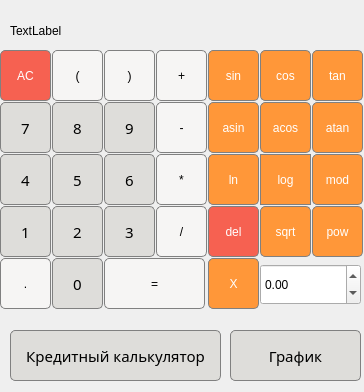
<?xml version="1.0" encoding="UTF-8"?>
<ui version="4.0">
 <class>MainWindow</class>
 <widget class="QMainWindow" name="MainWindow">
  <property name="geometry">
   <rect>
    <x>0</x>
    <y>0</y>
    <width>364</width>
    <height>392</height>
   </rect>
  </property>
  <property name="windowTitle">
   <string>КАЛЬКУЛЯТОР</string>
  </property>
  <property name="styleSheet">
   <string notr="true">font: 75 11pt &quot;Mukti&quot;;</string>
  </property>
  <widget class="QWidget" name="centralwidget">
   <widget class="QPushButton" name="pushButton_1">
    <property name="geometry">
     <rect>
      <x>0</x>
      <y>206</y>
      <width>51</width>
      <height>51</height>
     </rect>
    </property>
    <property name="font">
     <font>
      <family>Mukti</family>
      <pointsize>11</pointsize>
      <weight>9</weight>
      <italic>false</italic>
      <bold>false</bold>
     </font>
    </property>
    <property name="styleSheet">
     <string notr="true">QPushButton {
  background-color: rgb(222, 221, 218);
  color: black; 
	border: 1px solid gray;
border-radius: 5px;
}
QPushButton:pressed {
	background-color: qlineargradient(x1: 0, y1: 0, x2: 0, y2: 1, stop: 0 #dadbde, stop: 1 #f6f7fa);
}</string>
    </property>
    <property name="text">
     <string>1</string>
    </property>
   </widget>
   <widget class="QPushButton" name="pushButton_2">
    <property name="geometry">
     <rect>
      <x>52</x>
      <y>206</y>
      <width>51</width>
      <height>51</height>
     </rect>
    </property>
    <property name="font">
     <font>
      <family>Mukti</family>
      <pointsize>11</pointsize>
      <weight>9</weight>
      <italic>false</italic>
      <bold>false</bold>
     </font>
    </property>
    <property name="styleSheet">
     <string notr="true">QPushButton {
  background-color: rgb(222, 221, 218);
  color: black; 
	border: 1px solid gray;
border-radius: 5px;
}
QPushButton:pressed {
	background-color: qlineargradient(x1: 0, y1: 0, x2: 0, y2: 1, stop: 0 #dadbde, stop: 1 #f6f7fa);
}</string>
    </property>
    <property name="text">
     <string>2</string>
    </property>
   </widget>
   <widget class="QPushButton" name="pushButton_3">
    <property name="geometry">
     <rect>
      <x>104</x>
      <y>206</y>
      <width>51</width>
      <height>51</height>
     </rect>
    </property>
    <property name="font">
     <font>
      <family>Mukti</family>
      <pointsize>11</pointsize>
      <weight>9</weight>
      <italic>false</italic>
      <bold>false</bold>
     </font>
    </property>
    <property name="styleSheet">
     <string notr="true">QPushButton {
  background-color: rgb(222, 221, 218);
  color: black; 
	border: 1px solid gray;
border-radius: 5px;
}
QPushButton:pressed {
	background-color: qlineargradient(x1: 0, y1: 0, x2: 0, y2: 1, stop: 0 #dadbde, stop: 1 #f6f7fa);
}</string>
    </property>
    <property name="text">
     <string>3</string>
    </property>
   </widget>
   <widget class="QPushButton" name="pushButton_4">
    <property name="geometry">
     <rect>
      <x>0</x>
      <y>154</y>
      <width>51</width>
      <height>51</height>
     </rect>
    </property>
    <property name="font">
     <font>
      <family>Mukti</family>
      <pointsize>11</pointsize>
      <weight>9</weight>
      <italic>false</italic>
      <bold>false</bold>
     </font>
    </property>
    <property name="styleSheet">
     <string notr="true">QPushButton {
  background-color: rgb(222, 221, 218);
  color: black; 
	border: 1px solid gray;
border-radius: 5px;
}
QPushButton:pressed {
	background-color: qlineargradient(x1: 0, y1: 0, x2: 0, y2: 1, stop: 0 #dadbde, stop: 1 #f6f7fa);
}</string>
    </property>
    <property name="text">
     <string>4</string>
    </property>
   </widget>
   <widget class="QPushButton" name="pushButton_5">
    <property name="geometry">
     <rect>
      <x>52</x>
      <y>154</y>
      <width>51</width>
      <height>51</height>
     </rect>
    </property>
    <property name="font">
     <font>
      <family>Mukti</family>
      <pointsize>11</pointsize>
      <weight>9</weight>
      <italic>false</italic>
      <bold>false</bold>
     </font>
    </property>
    <property name="styleSheet">
     <string notr="true">QPushButton {
  background-color: rgb(222, 221, 218);
  color: black; 
	border: 1px solid gray;
border-radius: 5px;
}
QPushButton:pressed {
	background-color: qlineargradient(x1: 0, y1: 0, x2: 0, y2: 1, stop: 0 #dadbde, stop: 1 #f6f7fa);
}</string>
    </property>
    <property name="text">
     <string>5</string>
    </property>
   </widget>
   <widget class="QPushButton" name="pushButton_6">
    <property name="geometry">
     <rect>
      <x>104</x>
      <y>154</y>
      <width>51</width>
      <height>51</height>
     </rect>
    </property>
    <property name="font">
     <font>
      <family>Mukti</family>
      <pointsize>11</pointsize>
      <weight>9</weight>
      <italic>false</italic>
      <bold>false</bold>
     </font>
    </property>
    <property name="styleSheet">
     <string notr="true">QPushButton {
  background-color: rgb(222, 221, 218);
  color: black; 
	border: 1px solid gray;
border-radius: 5px;
}
QPushButton:pressed {
	background-color: qlineargradient(x1: 0, y1: 0, x2: 0, y2: 1, stop: 0 #dadbde, stop: 1 #f6f7fa);
}</string>
    </property>
    <property name="text">
     <string>6</string>
    </property>
   </widget>
   <widget class="QPushButton" name="pushButton_7">
    <property name="geometry">
     <rect>
      <x>52</x>
      <y>102</y>
      <width>51</width>
      <height>51</height>
     </rect>
    </property>
    <property name="font">
     <font>
      <family>Mukti</family>
      <pointsize>11</pointsize>
      <weight>9</weight>
      <italic>false</italic>
      <bold>false</bold>
     </font>
    </property>
    <property name="styleSheet">
     <string notr="true">QPushButton {
  background-color: rgb(222, 221, 218);
  color: black; 
	border: 1px solid gray;
border-radius: 5px;
}
QPushButton:pressed {
	background-color: qlineargradient(x1: 0, y1: 0, x2: 0, y2: 1, stop: 0 #dadbde, stop: 1 #f6f7fa);
}</string>
    </property>
    <property name="text">
     <string>8</string>
    </property>
   </widget>
   <widget class="QPushButton" name="pushButton_8">
    <property name="geometry">
     <rect>
      <x>0</x>
      <y>102</y>
      <width>51</width>
      <height>51</height>
     </rect>
    </property>
    <property name="font">
     <font>
      <family>Mukti</family>
      <pointsize>11</pointsize>
      <weight>9</weight>
      <italic>false</italic>
      <bold>false</bold>
     </font>
    </property>
    <property name="styleSheet">
     <string notr="true">QPushButton {
  background-color: rgb(222, 221, 218);
  color: black; 
	border: 1px solid gray;
border-radius: 5px;
}
QPushButton:pressed {
	background-color: qlineargradient(x1: 0, y1: 0, x2: 0, y2: 1, stop: 0 #dadbde, stop: 1 #f6f7fa);
}</string>
    </property>
    <property name="text">
     <string>7</string>
    </property>
   </widget>
   <widget class="QPushButton" name="pushButton_9">
    <property name="geometry">
     <rect>
      <x>104</x>
      <y>102</y>
      <width>51</width>
      <height>51</height>
     </rect>
    </property>
    <property name="font">
     <font>
      <family>Mukti</family>
      <pointsize>11</pointsize>
      <weight>9</weight>
      <italic>false</italic>
      <bold>false</bold>
     </font>
    </property>
    <property name="styleSheet">
     <string notr="true">QPushButton {
  background-color: rgb(222, 221, 218);
  color: black; 
	border: 1px solid gray;
border-radius: 5px;
}
QPushButton:pressed {
	background-color: qlineargradient(x1: 0, y1: 0, x2: 0, y2: 1, stop: 0 #dadbde, stop: 1 #f6f7fa);
}</string>
    </property>
    <property name="text">
     <string>9</string>
    </property>
   </widget>
   <widget class="QPushButton" name="pushButton_AC">
    <property name="geometry">
     <rect>
      <x>0</x>
      <y>50</y>
      <width>51</width>
      <height>51</height>
     </rect>
    </property>
    <property name="styleSheet">
     <string notr="true">QPushButton {
	background-color: rgb(246, 97, 81);
  color: white; 
  border: 1px solid gray;
border-radius: 5px;
}

QPushButton:pressed {
    background-color: qlineargradient(x1: 0, y1: 0, x2: 0, y2: 1,
                                      stop: 0 #FF7832, stop: 1 #FF9739);
}</string>
    </property>
    <property name="text">
     <string>AC</string>
    </property>
   </widget>
   <widget class="QPushButton" name="pushButton_openBr">
    <property name="geometry">
     <rect>
      <x>52</x>
      <y>50</y>
      <width>51</width>
      <height>51</height>
     </rect>
    </property>
    <property name="sizePolicy">
     <sizepolicy hsizetype="Minimum" vsizetype="Fixed">
      <horstretch>0</horstretch>
      <verstretch>0</verstretch>
     </sizepolicy>
    </property>
    <property name="styleSheet">
     <string notr="true">QPushButton {
  background-color: rgb(246, 245, 244);
  color: black; 
  border: 1px solid gray;
border-radius: 5px;
}

QPushButton:pressed {
    background-color: qlineargradient(x1: 0, y1: 0, x2: 0, y2: 1,
                                      stop: 0 #FF7832, stop: 1 #FF9739);
}</string>
    </property>
    <property name="text">
     <string>(</string>
    </property>
   </widget>
   <widget class="QPushButton" name="pushButton_closeBr">
    <property name="geometry">
     <rect>
      <x>104</x>
      <y>50</y>
      <width>51</width>
      <height>51</height>
     </rect>
    </property>
    <property name="styleSheet">
     <string notr="true">QPushButton {
  background-color: rgb(246, 245, 244);
  color: black; 
  border: 1px solid gray;
border-radius: 5px;
}

QPushButton:pressed {
    background-color: qlineargradient(x1: 0, y1: 0, x2: 0, y2: 1,
                                      stop: 0 #FF7832, stop: 1 #FF9739);
}</string>
    </property>
    <property name="text">
     <string>)</string>
    </property>
   </widget>
   <widget class="QPushButton" name="pushButton_0">
    <property name="geometry">
     <rect>
      <x>52</x>
      <y>258</y>
      <width>51</width>
      <height>51</height>
     </rect>
    </property>
    <property name="font">
     <font>
      <family>Mukti</family>
      <pointsize>11</pointsize>
      <weight>9</weight>
      <italic>false</italic>
      <bold>false</bold>
     </font>
    </property>
    <property name="styleSheet">
     <string notr="true">QPushButton {
  background-color: rgb(222, 221, 218);
  color: black; 
	border: 1px solid gray;
border-radius: 5px;
}
QPushButton:pressed {
	background-color: qlineargradient(x1: 0, y1: 0, x2: 0, y2: 1, stop: 0 #dadbde, stop: 1 #f6f7fa);
}</string>
    </property>
    <property name="text">
     <string>0</string>
    </property>
   </widget>
   <widget class="QPushButton" name="pushButton_dot">
    <property name="geometry">
     <rect>
      <x>0</x>
      <y>258</y>
      <width>51</width>
      <height>51</height>
     </rect>
    </property>
    <property name="styleSheet">
     <string notr="true">QPushButton {
  background-color: rgb(246, 245, 244);
  color: black; 
	border: 1px solid gray;
border-radius: 5px;
}
QPushButton:pressed {
	background-color: qlineargradient(x1: 0, y1: 0, x2: 0, y2: 1, stop: 0 #dadbde, stop: 1 #f6f7fa);
}</string>
    </property>
    <property name="text">
     <string>.</string>
    </property>
   </widget>
   <widget class="QPushButton" name="pushButton_equal">
    <property name="geometry">
     <rect>
      <x>104</x>
      <y>258</y>
      <width>101</width>
      <height>51</height>
     </rect>
    </property>
    <property name="styleSheet">
     <string notr="true">QPushButton {
  background-color: rgb(246, 245, 244);
  color: black; 
	border: 1px solid gray;
border-radius: 5px;
}
QPushButton:pressed {
	background-color: qlineargradient(x1: 0, y1: 0, x2: 0, y2: 1, stop: 0 #dadbde, stop: 1 #f6f7fa);
}</string>
    </property>
    <property name="text">
     <string>=</string>
    </property>
   </widget>
   <widget class="QPushButton" name="pushButton_plus">
    <property name="geometry">
     <rect>
      <x>156</x>
      <y>50</y>
      <width>51</width>
      <height>51</height>
     </rect>
    </property>
    <property name="styleSheet">
     <string notr="true">QPushButton {
  background-color: rgb(246, 245, 244);
  color: black; 
  border: 1px solid gray;
border-radius: 5px;
}

QPushButton:pressed {
    background-color: qlineargradient(x1: 0, y1: 0, x2: 0, y2: 1,
                                      stop: 0 #FF7832, stop: 1 #FF9739);
}</string>
    </property>
    <property name="text">
     <string>+</string>
    </property>
   </widget>
   <widget class="QPushButton" name="pushButton_minus">
    <property name="geometry">
     <rect>
      <x>156</x>
      <y>102</y>
      <width>51</width>
      <height>51</height>
     </rect>
    </property>
    <property name="styleSheet">
     <string notr="true">QPushButton {
  background-color: rgb(246, 245, 244);
  color: black; 
	border: 1px solid gray;
border-radius: 5px;
}
QPushButton:pressed {
	background-color: qlineargradient(x1: 0, y1: 0, x2: 0, y2: 1, stop: 0 #dadbde, stop: 1 #f6f7fa);
}</string>
    </property>
    <property name="text">
     <string>-</string>
    </property>
   </widget>
   <widget class="QPushButton" name="pushButton_div">
    <property name="geometry">
     <rect>
      <x>156</x>
      <y>206</y>
      <width>51</width>
      <height>51</height>
     </rect>
    </property>
    <property name="styleSheet">
     <string notr="true">QPushButton {
  background-color: rgb(246, 245, 244);
  color: black; 
	border: 1px solid gray;
border-radius: 5px;
}
QPushButton:pressed {
	background-color: qlineargradient(x1: 0, y1: 0, x2: 0, y2: 1, stop: 0 #dadbde, stop: 1 #f6f7fa);
}</string>
    </property>
    <property name="text">
     <string>/</string>
    </property>
   </widget>
   <widget class="QPushButton" name="pushButton_mod">
    <property name="geometry">
     <rect>
      <x>312</x>
      <y>154</y>
      <width>51</width>
      <height>51</height>
     </rect>
    </property>
    <property name="styleSheet">
     <string notr="true">QPushButton {
  background-color: rgb(255, 151, 57);
  color: white; 
  border: 1px solid gray;
border-radius: 5px;
}

QPushButton:pressed {
    background-color: qlineargradient(x1: 0, y1: 0, x2: 0, y2: 1,
                                      stop: 0 #FF7832, stop: 1 #FF9739);
}</string>
    </property>
    <property name="text">
     <string>mod</string>
    </property>
   </widget>
   <widget class="QPushButton" name="pushButton_sin">
    <property name="geometry">
     <rect>
      <x>208</x>
      <y>50</y>
      <width>51</width>
      <height>51</height>
     </rect>
    </property>
    <property name="styleSheet">
     <string notr="true">QPushButton {
  background-color: rgb(255, 151, 57);
  color: white; 
  border: 1px solid gray;
border-radius: 5px;
}

QPushButton:pressed {
    background-color: qlineargradient(x1: 0, y1: 0, x2: 0, y2: 1,
                                      stop: 0 #FF7832, stop: 1 #FF9739);
}</string>
    </property>
    <property name="text">
     <string>sin</string>
    </property>
   </widget>
   <widget class="QPushButton" name="pushButton_asin">
    <property name="geometry">
     <rect>
      <x>208</x>
      <y>102</y>
      <width>51</width>
      <height>51</height>
     </rect>
    </property>
    <property name="styleSheet">
     <string notr="true">QPushButton {
  background-color: rgb(255, 151, 57);
  color: white; 
  border: 1px solid gray;
border-radius: 5px;
}

QPushButton:pressed {
    background-color: qlineargradient(x1: 0, y1: 0, x2: 0, y2: 1,
                                      stop: 0 #FF7832, stop: 1 #FF9739);
}</string>
    </property>
    <property name="text">
     <string>asin</string>
    </property>
   </widget>
   <widget class="QPushButton" name="pushButton_cos">
    <property name="geometry">
     <rect>
      <x>260</x>
      <y>50</y>
      <width>51</width>
      <height>51</height>
     </rect>
    </property>
    <property name="styleSheet">
     <string notr="true">QPushButton {
  background-color: rgb(255, 151, 57);
  color: white; 
  border: 1px solid gray;
border-radius: 5px;
}

QPushButton:pressed {
    background-color: qlineargradient(x1: 0, y1: 0, x2: 0, y2: 1,
                                      stop: 0 #FF7832, stop: 1 #FF9739);
}</string>
    </property>
    <property name="text">
     <string>cos</string>
    </property>
   </widget>
   <widget class="QPushButton" name="pushButton_acos">
    <property name="geometry">
     <rect>
      <x>260</x>
      <y>102</y>
      <width>51</width>
      <height>51</height>
     </rect>
    </property>
    <property name="styleSheet">
     <string notr="true">QPushButton {
  background-color: rgb(255, 151, 57);
  color: white; 
  border: 1px solid gray;
border-radius: 5px;
}

QPushButton:pressed {
    background-color: qlineargradient(x1: 0, y1: 0, x2: 0, y2: 1,
                                      stop: 0 #FF7832, stop: 1 #FF9739);
}</string>
    </property>
    <property name="text">
     <string>acos</string>
    </property>
   </widget>
   <widget class="QPushButton" name="pushButton_tan">
    <property name="geometry">
     <rect>
      <x>312</x>
      <y>50</y>
      <width>51</width>
      <height>51</height>
     </rect>
    </property>
    <property name="styleSheet">
     <string notr="true">QPushButton {
  background-color: rgb(255, 151, 57);
  color: white; 
  border: 1px solid gray;
border-radius: 5px;
}

QPushButton:pressed {
    background-color: qlineargradient(x1: 0, y1: 0, x2: 0, y2: 1,
                                      stop: 0 #FF7832, stop: 1 #FF9739);
}</string>
    </property>
    <property name="text">
     <string>tan</string>
    </property>
   </widget>
   <widget class="QPushButton" name="pushButton_atan">
    <property name="geometry">
     <rect>
      <x>312</x>
      <y>102</y>
      <width>51</width>
      <height>51</height>
     </rect>
    </property>
    <property name="styleSheet">
     <string notr="true">QPushButton {
  background-color: rgb(255, 151, 57);
  color: white; 
  border: 1px solid gray;
border-radius: 5px;
}

QPushButton:pressed {
    background-color: qlineargradient(x1: 0, y1: 0, x2: 0, y2: 1,
                                      stop: 0 #FF7832, stop: 1 #FF9739);
}</string>
    </property>
    <property name="text">
     <string>atan</string>
    </property>
   </widget>
   <widget class="QPushButton" name="pushButton_ln">
    <property name="geometry">
     <rect>
      <x>208</x>
      <y>154</y>
      <width>51</width>
      <height>51</height>
     </rect>
    </property>
    <property name="styleSheet">
     <string notr="true">QPushButton {
  background-color: rgb(255, 151, 57);
  color: white; 
  border: 1px solid gray;
border-radius: 5px;
}

QPushButton:pressed {
    background-color: qlineargradient(x1: 0, y1: 0, x2: 0, y2: 1,
                                      stop: 0 #FF7832, stop: 1 #FF9739);
}</string>
    </property>
    <property name="text">
     <string>ln</string>
    </property>
   </widget>
   <widget class="QPushButton" name="pushButton_log">
    <property name="geometry">
     <rect>
      <x>260</x>
      <y>154</y>
      <width>51</width>
      <height>51</height>
     </rect>
    </property>
    <property name="styleSheet">
     <string notr="true">QPushButton {
  background-color: rgb(255, 151, 57);
  color: white; 
  border: 1px solid gray;
}

QPushButton:pressed {
    background-color: qlineargradient(x1: 0, y1: 0, x2: 0, y2: 1,
                                      stop: 0 #FF7832, stop: 1 #FF9739);
}</string>
    </property>
    <property name="text">
     <string>log</string>
    </property>
   </widget>
   <widget class="QPushButton" name="pushButton_sqrt">
    <property name="geometry">
     <rect>
      <x>260</x>
      <y>206</y>
      <width>51</width>
      <height>51</height>
     </rect>
    </property>
    <property name="styleSheet">
     <string notr="true">QPushButton {
  background-color: rgb(255, 151, 57);
  color: white; 
  border: 1px solid gray;
border-radius: 5px;
}

QPushButton:pressed {
    background-color: qlineargradient(x1: 0, y1: 0, x2: 0, y2: 1,
                                      stop: 0 #FF7832, stop: 1 #FF9739);
}</string>
    </property>
    <property name="text">
     <string>sqrt</string>
    </property>
   </widget>
   <widget class="QPushButton" name="pushButton_pow">
    <property name="geometry">
     <rect>
      <x>312</x>
      <y>206</y>
      <width>51</width>
      <height>51</height>
     </rect>
    </property>
    <property name="styleSheet">
     <string notr="true">QPushButton {
  background-color: rgb(255, 151, 57);
  color: white; 
  border: 1px solid gray;
border-radius: 5px;
}

QPushButton:pressed {
    background-color: qlineargradient(x1: 0, y1: 0, x2: 0, y2: 1,
                                      stop: 0 #FF7832, stop: 1 #FF9739);
}</string>
    </property>
    <property name="text">
     <string>pow</string>
    </property>
   </widget>
   <widget class="QLabel" name="label">
    <property name="geometry">
     <rect>
      <x>10</x>
      <y>20</y>
      <width>351</width>
      <height>21</height>
     </rect>
    </property>
    <property name="styleSheet">
     <string notr="true">QLabel {
	qproperty-alignment: 'AlignVCenter | AlignRight';
	border-bottom: 1px solid gray;
}
background-color: white;</string>
    </property>
    <property name="text">
     <string>TextLabel</string>
    </property>
   </widget>
   <widget class="QPushButton" name="pushButton_mult">
    <property name="geometry">
     <rect>
      <x>156</x>
      <y>154</y>
      <width>51</width>
      <height>51</height>
     </rect>
    </property>
    <property name="styleSheet">
     <string notr="true">QPushButton {
  background-color: rgb(246, 245, 244);
  color: black; 
	border: 1px solid gray;
border-radius: 5px;
}
QPushButton:pressed {
	background-color: qlineargradient(x1: 0, y1: 0, x2: 0, y2: 1, stop: 0 #dadbde, stop: 1 #f6f7fa);
}</string>
    </property>
    <property name="text">
     <string>*</string>
    </property>
   </widget>
   <widget class="QPushButton" name="pushButton_del">
    <property name="geometry">
     <rect>
      <x>208</x>
      <y>206</y>
      <width>51</width>
      <height>51</height>
     </rect>
    </property>
    <property name="styleSheet">
     <string notr="true">QPushButton {
	background-color: rgb(246, 97, 81);
  color: white; 
  border: 1px solid gray;
border-radius: 5px;
}

QPushButton:pressed {
    background-color: qlineargradient(x1: 0, y1: 0, x2: 0, y2: 1,
                                      stop: 0 #FF7832, stop: 1 #FF9739);
}</string>
    </property>
    <property name="text">
     <string>del</string>
    </property>
   </widget>
   <widget class="QPushButton" name="pushButton_x">
    <property name="geometry">
     <rect>
      <x>208</x>
      <y>258</y>
      <width>51</width>
      <height>51</height>
     </rect>
    </property>
    <property name="styleSheet">
     <string notr="true">QPushButton {
  background-color: rgb(255, 151, 57);
  color: white; 
  border: 1px solid gray;
border-radius: 5px;
}

QPushButton:pressed {
    background-color: qlineargradient(x1: 0, y1: 0, x2: 0, y2: 1,
                                      stop: 0 #FF7832, stop: 1 #FF9739);
}</string>
    </property>
    <property name="text">
     <string>X</string>
    </property>
   </widget>
   <widget class="QPushButton" name="pushButton_Graphics">
    <property name="geometry">
     <rect>
      <x>230</x>
      <y>330</y>
      <width>131</width>
      <height>51</height>
     </rect>
    </property>
    <property name="sizePolicy">
     <sizepolicy hsizetype="MinimumExpanding" vsizetype="MinimumExpanding">
      <horstretch>0</horstretch>
      <verstretch>0</verstretch>
     </sizepolicy>
    </property>
    <property name="font">
     <font>
      <family>Mukti</family>
      <pointsize>11</pointsize>
      <weight>9</weight>
      <italic>false</italic>
      <bold>false</bold>
     </font>
    </property>
    <property name="styleSheet">
     <string notr="true">QPushButton {
  background-color: rgb(222, 221, 218);
  color: black; 
	border: 1px solid gray;
border-radius: 5px;
}
QPushButton:pressed {
	background-color: qlineargradient(x1: 0, y1: 0, x2: 0, y2: 1, stop: 0 #dadbde, stop: 1 #f6f7fa);
}</string>
    </property>
    <property name="text">
     <string>График</string>
    </property>
   </widget>
   <widget class="QPushButton" name="pushButton_Credit">
    <property name="geometry">
     <rect>
      <x>10</x>
      <y>330</y>
      <width>211</width>
      <height>51</height>
     </rect>
    </property>
    <property name="sizePolicy">
     <sizepolicy hsizetype="MinimumExpanding" vsizetype="MinimumExpanding">
      <horstretch>0</horstretch>
      <verstretch>0</verstretch>
     </sizepolicy>
    </property>
    <property name="font">
     <font>
      <family>Mukti</family>
      <pointsize>11</pointsize>
      <weight>9</weight>
      <italic>false</italic>
      <bold>false</bold>
     </font>
    </property>
    <property name="styleSheet">
     <string notr="true">QPushButton {
  background-color: rgb(222, 221, 218);
  color: black; 
	border: 1px solid gray;
border-radius: 5px;
}
QPushButton:pressed {
	background-color: qlineargradient(x1: 0, y1: 0, x2: 0, y2: 1, stop: 0 #dadbde, stop: 1 #f6f7fa);
}</string>
    </property>
    <property name="text">
     <string>Кредитный калькулятор</string>
    </property>
   </widget>
   <widget class="QDoubleSpinBox" name="doubleSpinBox">
    <property name="geometry">
     <rect>
      <x>260</x>
      <y>264</y>
      <width>101</width>
      <height>41</height>
     </rect>
    </property>
    <property name="minimum">
     <double>-100000000000.000000000000000</double>
    </property>
    <property name="maximum">
     <double>100000000000.000000000000000</double>
    </property>
   </widget>
   <widget class="QLabel" name="label_2">
    <property name="geometry">
     <rect>
      <x>0</x>
      <y>0</y>
      <width>361</width>
      <height>20</height>
     </rect>
    </property>
    <property name="font">
     <font>
      <family>Ubuntu</family>
      <pointsize>10</pointsize>
      <weight>50</weight>
      <italic>false</italic>
      <bold>false</bold>
     </font>
    </property>
    <property name="styleSheet">
     <string notr="true">font: 10pt &quot;Ubuntu&quot;;
font: rgb(28, 113, 216);</string>
    </property>
    <property name="text">
     <string/>
    </property>
    <property name="alignment">
     <set>Qt::AlignRight|Qt::AlignTrailing|Qt::AlignVCenter</set>
    </property>
   </widget>
  </widget>
 </widget>
 <resources/>
 <connections/>
</ui>
